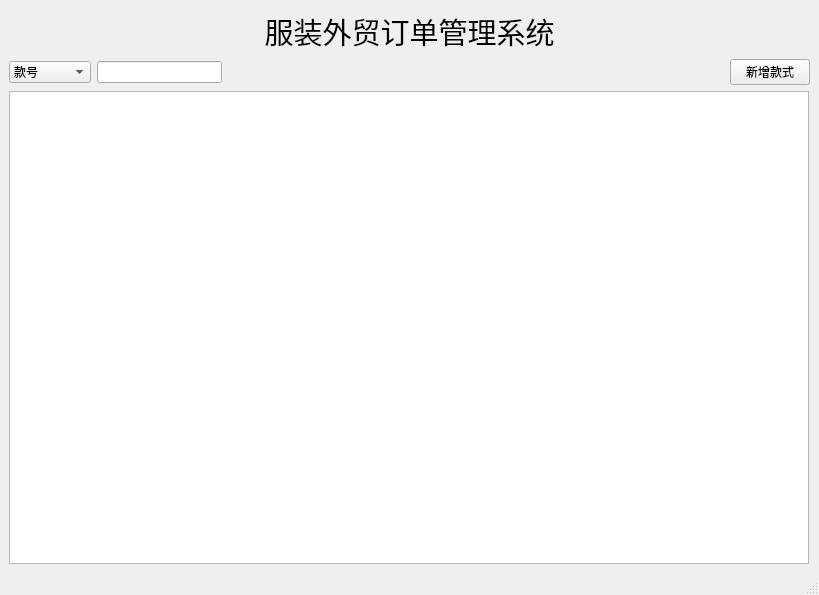
<?xml version="1.0" encoding="UTF-8"?>
<ui version="4.0">
 <class>MainWindow</class>
 <widget class="QMainWindow" name="MainWindow">
  <property name="enabled">
   <bool>true</bool>
  </property>
  <property name="geometry">
   <rect>
    <x>0</x>
    <y>0</y>
    <width>819</width>
    <height>595</height>
   </rect>
  </property>
  <property name="sizePolicy">
   <sizepolicy hsizetype="Fixed" vsizetype="Minimum">
    <horstretch>0</horstretch>
    <verstretch>0</verstretch>
   </sizepolicy>
  </property>
  <property name="minimumSize">
   <size>
    <width>819</width>
    <height>595</height>
   </size>
  </property>
  <property name="windowTitle">
   <string>个人开发项目管理器</string>
  </property>
  <widget class="QWidget" name="centralwidget">
   <layout class="QGridLayout" name="gridLayout_2">
    <item row="0" column="0">
     <widget class="QLabel" name="label">
      <property name="enabled">
       <bool>true</bool>
      </property>
      <property name="sizePolicy">
       <sizepolicy hsizetype="Fixed" vsizetype="Fixed">
        <horstretch>0</horstretch>
        <verstretch>0</verstretch>
       </sizepolicy>
      </property>
      <property name="minimumSize">
       <size>
        <width>801</width>
        <height>44</height>
       </size>
      </property>
      <property name="font">
       <font>
        <pointsize>22</pointsize>
       </font>
      </property>
      <property name="contextMenuPolicy">
       <enum>Qt::DefaultContextMenu</enum>
      </property>
      <property name="toolTip">
       <string/>
      </property>
      <property name="locale">
       <locale language="English" country="UnitedStates"/>
      </property>
      <property name="text">
       <string>服装外贸订单管理系统</string>
      </property>
      <property name="scaledContents">
       <bool>false</bool>
      </property>
      <property name="alignment">
       <set>Qt::AlignCenter</set>
      </property>
     </widget>
    </item>
    <item row="1" column="0">
     <layout class="QGridLayout" name="gridLayout">
      <item row="2" column="0" colspan="5" alignment="Qt::AlignHCenter">
       <widget class="QTableView" name="styletable">
        <property name="sizePolicy">
         <sizepolicy hsizetype="Fixed" vsizetype="Minimum">
          <horstretch>0</horstretch>
          <verstretch>0</verstretch>
         </sizepolicy>
        </property>
        <property name="minimumSize">
         <size>
          <width>800</width>
          <height>471</height>
         </size>
        </property>
        <property name="mouseTracking">
         <bool>false</bool>
        </property>
        <property name="locale">
         <locale language="Chinese" country="China"/>
        </property>
        <property name="tabKeyNavigation">
         <bool>true</bool>
        </property>
        <property name="showDropIndicator" stdset="0">
         <bool>true</bool>
        </property>
        <property name="dragEnabled">
         <bool>false</bool>
        </property>
        <property name="dragDropOverwriteMode">
         <bool>true</bool>
        </property>
        <property name="defaultDropAction">
         <enum>Qt::CopyAction</enum>
        </property>
        <property name="alternatingRowColors">
         <bool>false</bool>
        </property>
        <property name="selectionBehavior">
         <enum>QAbstractItemView::SelectRows</enum>
        </property>
        <property name="sortingEnabled">
         <bool>true</bool>
        </property>
        <attribute name="horizontalHeaderShowSortIndicator" stdset="0">
         <bool>true</bool>
        </attribute>
       </widget>
      </item>
      <item row="0" column="1">
       <widget class="QLineEdit" name="searchCon">
        <property name="sizePolicy">
         <sizepolicy hsizetype="Fixed" vsizetype="Fixed">
          <horstretch>0</horstretch>
          <verstretch>0</verstretch>
         </sizepolicy>
        </property>
        <property name="minimumSize">
         <size>
          <width>125</width>
          <height>22</height>
         </size>
        </property>
       </widget>
      </item>
      <item row="0" column="4">
       <widget class="QPushButton" name="addstyle">
        <property name="sizePolicy">
         <sizepolicy hsizetype="Fixed" vsizetype="Fixed">
          <horstretch>0</horstretch>
          <verstretch>0</verstretch>
         </sizepolicy>
        </property>
        <property name="minimumSize">
         <size>
          <width>80</width>
          <height>22</height>
         </size>
        </property>
        <property name="text">
         <string>新增款式</string>
        </property>
       </widget>
      </item>
      <item row="0" column="3">
       <widget class="QLabel" name="label_2">
        <property name="enabled">
         <bool>false</bool>
        </property>
        <property name="sizePolicy">
         <sizepolicy hsizetype="Fixed" vsizetype="Fixed">
          <horstretch>0</horstretch>
          <verstretch>0</verstretch>
         </sizepolicy>
        </property>
        <property name="minimumSize">
         <size>
          <width>495</width>
          <height>22</height>
         </size>
        </property>
        <property name="text">
         <string/>
        </property>
       </widget>
      </item>
      <item row="0" column="0">
       <widget class="QComboBox" name="searchItem">
        <property name="enabled">
         <bool>true</bool>
        </property>
        <property name="sizePolicy">
         <sizepolicy hsizetype="Fixed" vsizetype="Fixed">
          <horstretch>0</horstretch>
          <verstretch>0</verstretch>
         </sizepolicy>
        </property>
        <property name="minimumSize">
         <size>
          <width>82</width>
          <height>22</height>
         </size>
        </property>
        <property name="mouseTracking">
         <bool>false</bool>
        </property>
        <property name="editable">
         <bool>false</bool>
        </property>
        <property name="currentText">
         <string>款号</string>
        </property>
        <property name="duplicatesEnabled">
         <bool>false</bool>
        </property>
        <property name="frame">
         <bool>true</bool>
        </property>
        <item>
         <property name="text">
          <string>款号</string>
         </property>
        </item>
        <item>
         <property name="text">
          <string>工厂</string>
         </property>
        </item>
       </widget>
      </item>
     </layout>
    </item>
   </layout>
  </widget>
  <widget class="QStatusBar" name="statusbar"/>
 </widget>
 <resources/>
 <connections/>
</ui>
